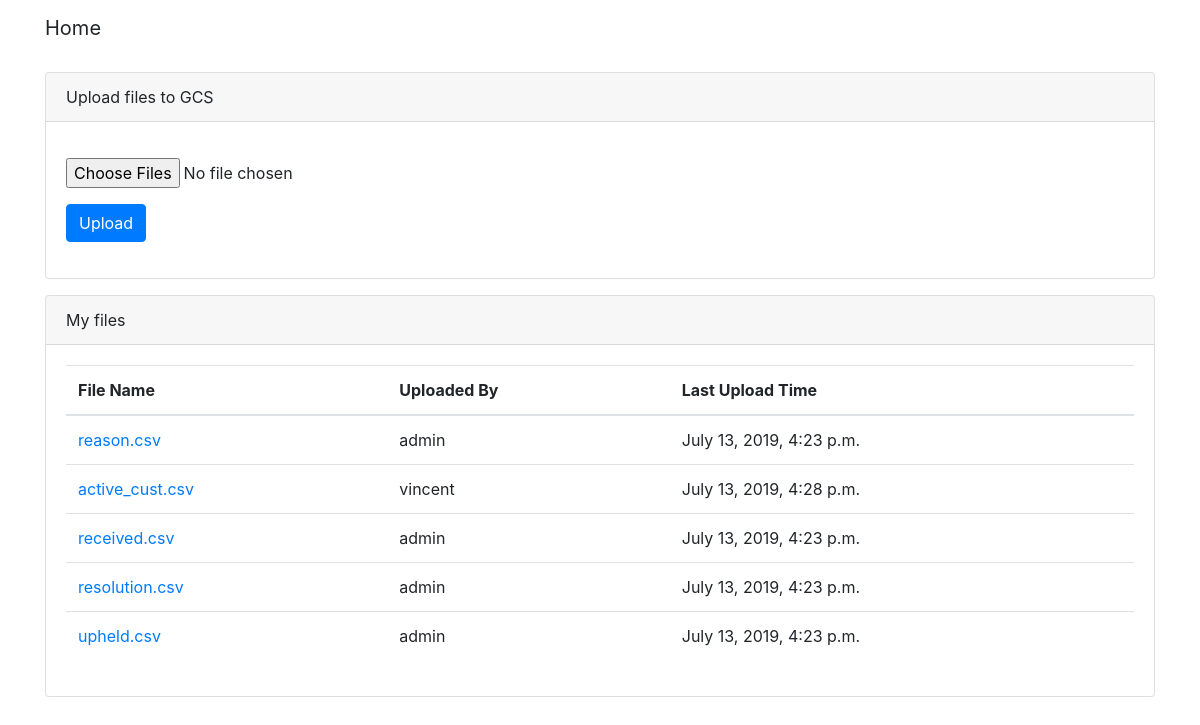
Screenshot of /myapp/ (signed in) with the database file from the repository.
### myapp/models.py (models this page shows, shortened)
class Document(models.Model):
    docfile = models.FileField(upload_to='')
    filename = models.Field()
    uploadedby = models.Field()
    lastuploadtime = models.DateTimeField()

### myapp/views.py (the view)
# urls.py: path('', views.list, name='list')
@login_required
def list(request):
    if request.method == 'POST':
        form = DocumentForm(request.POST, request.FILES)
        files = request.FILES.getlist('docfile')
        user = request.user.username
        if form.is_valid():
            for f in files:
                filename = f.name
                try:
                    doc = Document.objects.get(filename=filename)
                    doc.filename = filename
                    doc.uploadedby = user
                    doc.lastuploadtime = timezone.now().strftime("%Y-%m-%d %H:%M:%S")
                except Document.DoesNotExist:
                    doc = Document(docfile=f, filename=filename, uploadedby=user, lastuploadtime=timezone.now().strftime("%Y-%m-%d %H:%M:%S"))
                doc.save()
            return HttpResponseRedirect(reverse('list'))
    else:
        form = DocumentForm() # A empty, unbound form
    documents = Document.objects.all()
    return render(request, 'list.html', {'documents': documents, 'form': form})

### myapp/forms.py
class DocumentForm(forms.Form):
    docfile = forms.FileField(
        label='select files',
        help_text='',
        widget=forms.ClearableFileInput(attrs={'multiple': True})
    )

### myapp/templates/list.html (shortened to what this page needs)
{% extends "base.html" %}
{% block content %}
    <div class="card">
        <div class="card-header">
            Upload files to GCS
        </div>
        <div class="card-body">
            <form action="{% url "list" %}" method="post" enctype="multipart/form-data">
                <p>
                    {{ form.docfile }}
                </p>
                <p><input class="btn btn-primary" type="submit" value="Upload"/></p>
            </form>
        </div>
    </div>
    <div class="card">
        <div class="card-header">
            My files
        </div>
        <div class="card-body">
            <table class="table">
                <thead>
                    <tr>
                      <th scope="col">File Name</th>
                      <th scope="col">Uploaded By</th>
                      <th scope="col">Last Upload Time</th>
                    </tr>
                </thead>
                {% if documents %}
                    <tbody>
                        {% for document in documents %}
                            <tr>
                                <td><a href="{{ document.docfile.url }}">{{ document.filename }}</a></td>
                                <td>{{ document.uploadedby }}</td>
                                <td>{{ document.lastuploadtime }}</td>
                            </tr>
                        {% endfor %}
                    </tbody>
                    {% else %}
                        <p>No documents.</p>
                    {% endif %}
                {% endblock %}

### myapp/templates/base.html (shortened to what this page needs)
<!DOCTYPE html>
<html lang="en">
<head>
    <link rel="stylesheet" href="https://stackpath.bootstrapcdn.com/bootstrap/4.3.1/css/bootstrap.min.css">
</head>
<body>
    <div class="navbar navbar-default">
      <div class="container">
        <div class="navbar-header">
          <div class="navbar-brand">Home</div>
        </div>
      </div>
    </div>
    <div class="container">
      {% block content %}{% endblock %}
    </div>
</body>
</html>

### rows the page displays
Document: filename "reason.csv", uploadedby "admin", lastuploadtime "July 13, 2019, 4:23 p.m."
Document: filename "active_cust.csv", uploadedby "vincent", lastuploadtime "July 13, 2019, 4:28 p.m."
Document: filename "received.csv", uploadedby "admin", lastuploadtime "July 13, 2019, 4:23 p.m."
Document: filename "resolution.csv", uploadedby "admin", lastuploadtime "July 13, 2019, 4:23 p.m."
Document: filename "upheld.csv", uploadedby "admin", lastuploadtime "July 13, 2019, 4:23 p.m."
